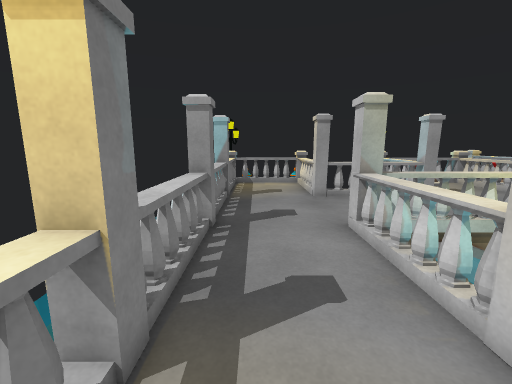
view 1 (above)

16 first-person views from a walk through a 3-D level made in the Unity game engine. The camera is 1.4 m above the floor, tilts 10° down and sees 90° across. Doors are open. The floor is counted in squares, 0.5 m on a side. Each view is taken from the middle of a square. On the plan, view 1 faces up. The plan holds only what a view shows up to about 19 squares ahead; the rest is blank. The place goes on beyond the plan. The player character is not drawn.

view 2
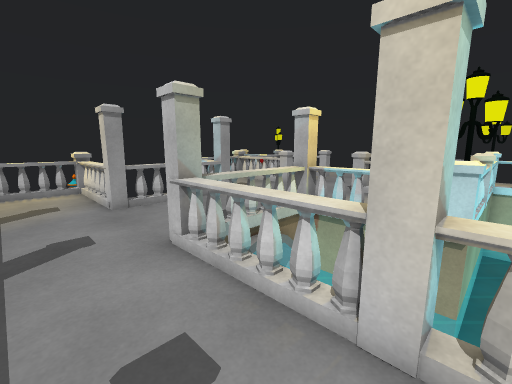

view 3
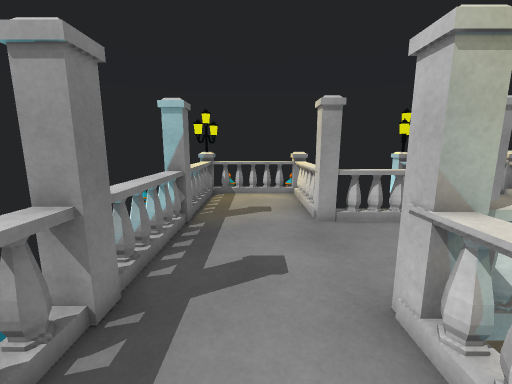

view 4
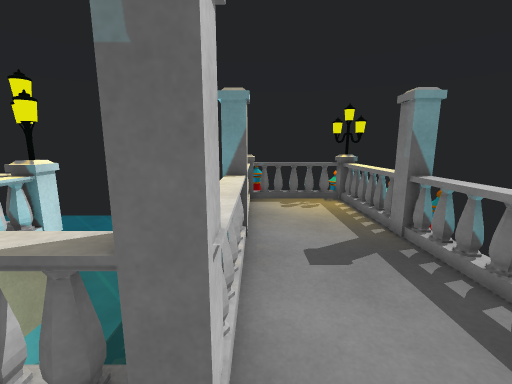

view 5
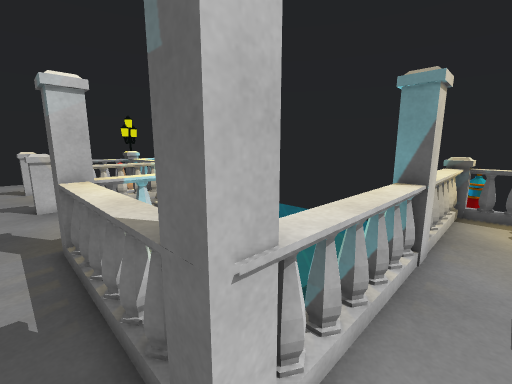

view 6
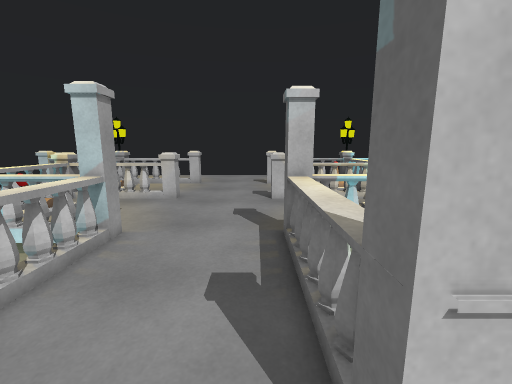

view 7
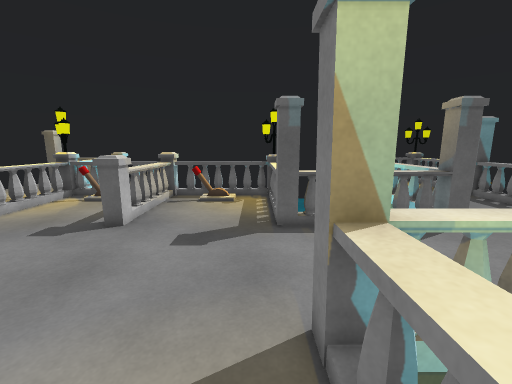

view 8
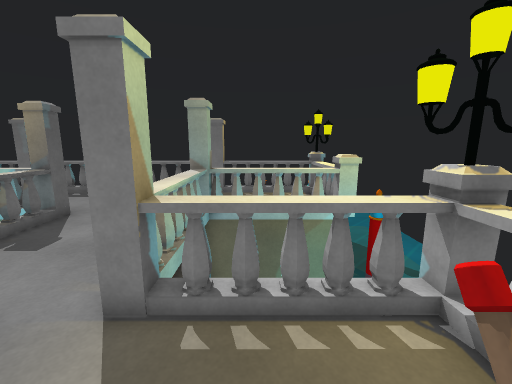

view 9
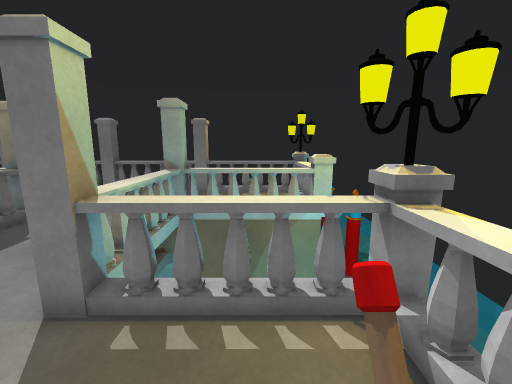

view 10
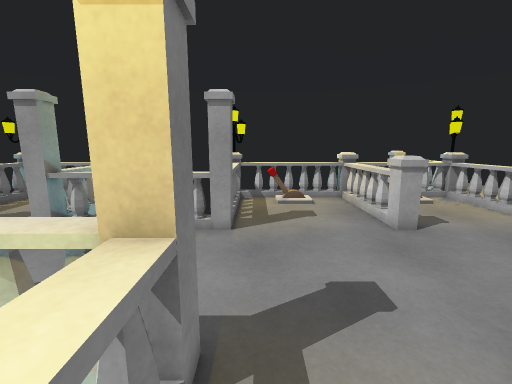

view 11
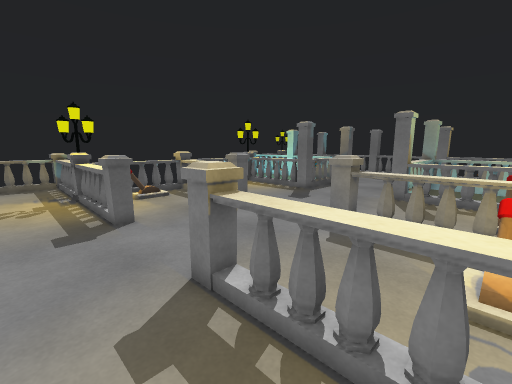

view 12
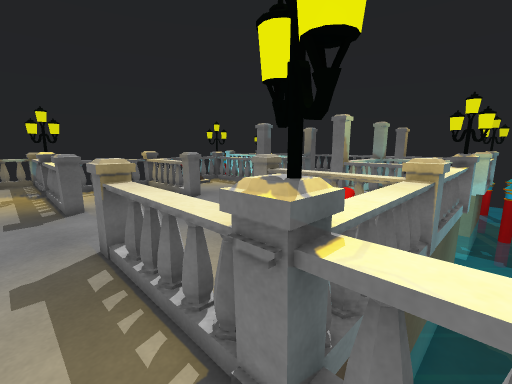

view 13
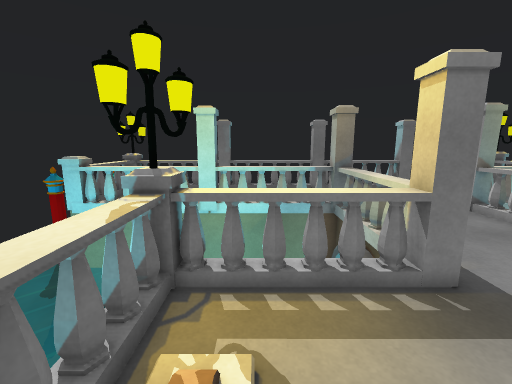

view 14
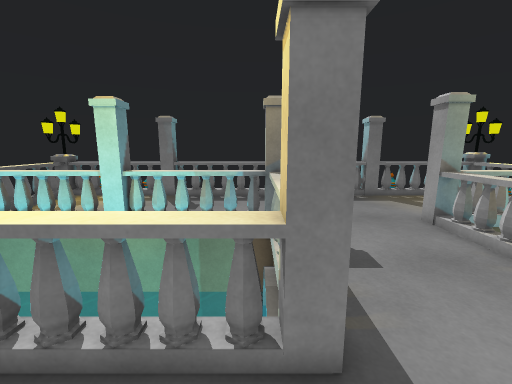

view 15
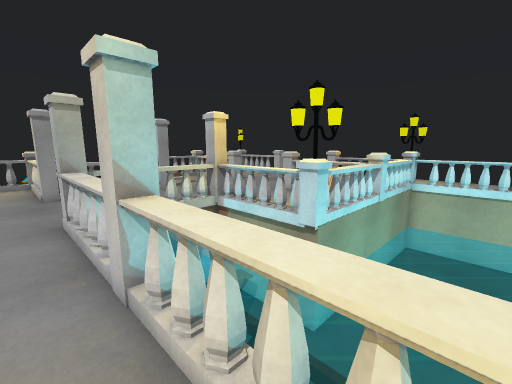

view 16
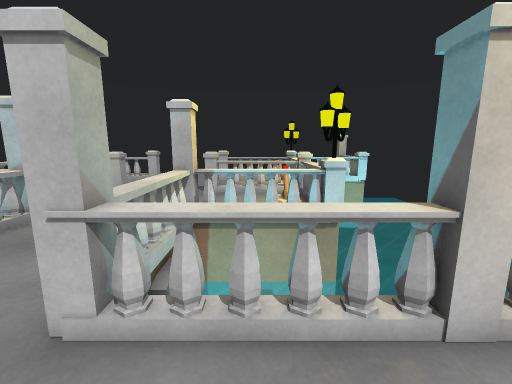

### Floor plan
Key: @ floor where view 1 was taken; # wall or solid block; x gap in a wall; . main floor; - floor 1.25 m lower than the main floor; D open door; = window, fence, low wall or low ledge; ^ raised ledge; v drop or lower ground; L lever; T thing the floor can be seen under or through.
Columns run from 2 left of view 1 to 27 right of it. Each row starts with its distance up from view 1.
 27  vv    v
 26  vvv   vv
 25 vv v
 24 vv
 23  vvvvvvv      vvv
 22  vvvvvvv      vvvv      ^ .
 21 #====#^v   v#vvvvv-vvvvv#
 20 #====#=v   v#====x#====xT
 19 ^....==     ^.L ..^ L ..^...
 18 ^....==     ^.....^ ....^..
 17 ^....==     ^.....^ ....^..
 16 ^....==     ^.....^ ....^...
 15 #DDDDD#^^^^^x.....TT....#...
 14 xDDDDDDx...xD.....=.....=...
 13 ^.....D.....D...............
 12 ^.....D.....D...............
 11 ^.....D.....D...............
 10 ^.....D.....D.................
  9 #DDDDDD^^^^^D.....^=....=.....
  8 ^....##vvvvvx.....# ....^...
  7 ^....==     x.....^ ....^...
  6 ^....==    vx.....^ ....^...
  5 ^....==   vvx...L.^ ..L.^...
  4 ^....==  vvvx...L.^   L #...
  3 #DDDDD#   vv#^^^^^^^^^^##...
  2 ^....==   vvvvvvvvvvvvvvv...
  1 ^....==   vvvv vvv  vvvv^...
  0 ^.@..==   vvvvv   vvvvvv^....
 -1 ^....==    vvvvvv   vvvv^....
 -2 ^....==  vv vvvvvvv vvvv^...
 -3 #xvxx=^ vv  vvvv vvvvvvv^^^^
 -4 =    =vvv    v    vvv
 -5      =vv     v

Positions as (right, up) in squares from view 1, and headings:
1: (0, 0), facing up
2: (0, 2), facing up-right
3: (1, 5), facing up
4: (3, 11), facing down
5: (2, 10), facing down-right
6: (2, 10), facing right
7: (11, 18), facing down
8: (14, 17), facing left
9: (14, 18), facing left
10: (11, 6), facing up
11: (25, 19), facing down-left
12: (24, 22), facing down-left
13: (15, 5), facing left
14: (13, 8), facing left
15: (2, -2), facing up-right
16: (0, 6), facing right
